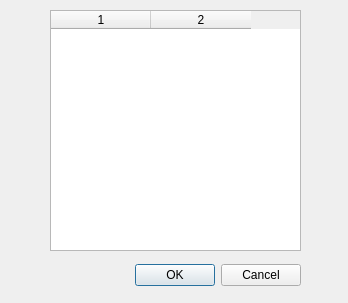
<?xml version="1.0" encoding="UTF-8"?>
<ui version="4.0">
 <class>sCj</class>
 <widget class="QDialog" name="sCj">
  <property name="geometry">
   <rect>
    <x>0</x>
    <y>0</y>
    <width>348</width>
    <height>303</height>
   </rect>
  </property>
  <property name="windowTitle">
   <string>Student Score</string>
  </property>
  <widget class="QDialogButtonBox" name="buttonBox">
   <property name="geometry">
    <rect>
     <x>20</x>
     <y>260</y>
     <width>281</width>
     <height>31</height>
    </rect>
   </property>
   <property name="orientation">
    <enum>Qt::Horizontal</enum>
   </property>
   <property name="standardButtons">
    <set>QDialogButtonBox::Cancel|QDialogButtonBox::Ok</set>
   </property>
  </widget>
  <widget class="QTableWidget" name="tableWidget">
   <property name="geometry">
    <rect>
     <x>50</x>
     <y>10</y>
     <width>251</width>
     <height>241</height>
    </rect>
   </property>
   <property name="columnCount">
    <number>2</number>
   </property>
   <column/>
   <column/>
  </widget>
 </widget>
 <resources/>
 <connections>
  <connection>
   <sender>buttonBox</sender>
   <signal>accepted()</signal>
   <receiver>sCj</receiver>
   <slot>accept()</slot>
   <hints>
    <hint type="sourcelabel">
     <x>248</x>
     <y>254</y>
    </hint>
    <hint type="destinationlabel">
     <x>157</x>
     <y>274</y>
    </hint>
   </hints>
  </connection>
  <connection>
   <sender>buttonBox</sender>
   <signal>rejected()</signal>
   <receiver>sCj</receiver>
   <slot>reject()</slot>
   <hints>
    <hint type="sourcelabel">
     <x>316</x>
     <y>260</y>
    </hint>
    <hint type="destinationlabel">
     <x>286</x>
     <y>274</y>
    </hint>
   </hints>
  </connection>
 </connections>
</ui>
